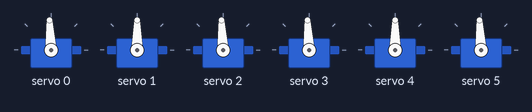
The sketch below on a simulated Arduino Uno, built with avr-gcc and run on an emulated ATmega328P. Parts: 6 × servo. What the sketch prints to the serial monitor is not drawn.

Above: at 1.05 s.
At 1.65 s:
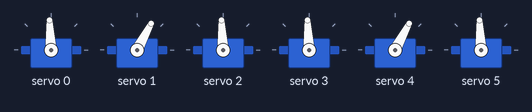
At 2.0 s:
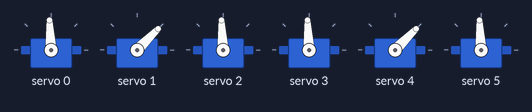
At 2.95 s:
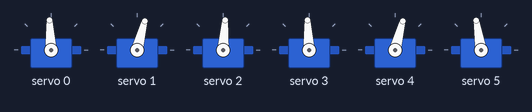
Timing chart, 0 to 6.8 s (numbered marks = the images above):
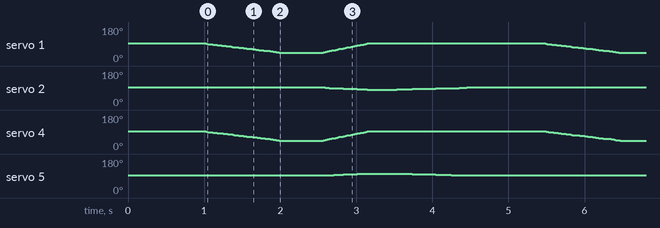

The sketch:

biped_pca9685.ino
```cpp
// snippet: biped_pca9685
// tags: biped, bipedal, robot, servo, pca9685, i2c, 6-servo, esp32, hip, knee, ankle, leg, walking, balance, pose
// boards: esp32
// library: Adafruit PWM Servo Driver Library
// description: ESP32 6-servo biped via PCA9685 — channel mapping, pose table, and blocking pose interpolation.
//   6 servos: L_hip=0, L_knee=1, L_ankle=2, R_hip=3, R_knee=4, R_ankle=5.
//   PCA9685 avoids ESP32 timer conflicts that arise with 6 Servo.h instances.
//   writeMicroseconds(ch, us): 1000 µs=0°, 1500 µs=90°, 2000 µs=180°.
//   Interpolation: always move joints gradually — jumping to a pose instantly tips the robot.
//   Weight shift before swing: shift CoM over stance leg before lifting swing leg.
//   NOT: Servo myServo[6]; on ESP32 — timer conflicts degrade PWM accuracy beyond 4 instances.
// prompts: biped PCA9685, 6 servo biped ESP32, bipedal robot servo driver, biped hip knee ankle PCA9685, bipedal ESP32 servo init, biped pose table, bipedal walk ESP32, biped servo channel map, bipedal robot setup, 6-DOF biped ESP32, biped balance pose, bipedal interpolation, biped stand walk sit ESP32
// not-tags: arduino:avr:uno, arduino:avr:mega, Servo.h
// exact-include: Wire.h, Adafruit_PWMServoDriver.h

#include <Wire.h>
#include <Adafruit_PWMServoDriver.h>

Adafruit_PWMServoDriver pwm = Adafruit_PWMServoDriver(0x40);

const uint16_t SERVO_MIN_US = 500;
const uint16_t SERVO_MAX_US = 2500;

// Joint indices (PCA9685 channels)
enum Joint { L_HIP=0, L_KNEE=1, L_ANKLE=2, R_HIP=3, R_KNEE=4, R_ANKLE=5 };
const uint8_t NUM_JOINTS = 6;

// Pose table [joint] in degrees
const int POSE_STAND[NUM_JOINTS]  = {90, 90, 90, 90, 90, 90};
const int POSE_SIT[NUM_JOINTS]    = {90, 45, 90, 90, 45, 90};  // knees bent
const int POSE_LEAN_R[NUM_JOINTS] = {90, 90, 80, 90, 90, 100}; // shift CoM right (ankles tilt)
const int POSE_LEAN_L[NUM_JOINTS] = {90, 90, 100, 90, 90, 80}; // shift CoM left

void setJoint(uint8_t ch, int degrees) {
  degrees = constrain(degrees, 0, 180);
  pwm.writeMicroseconds(ch, map(degrees, 0, 180, SERVO_MIN_US, SERVO_MAX_US));  // 1000us=0deg, 1500us=90deg, 2000us=180deg (pulse width, channel, us)
}

// Interpolate from current pose to target pose over durationMs
// currentPose[] is updated in place so next call starts from correct position
void moveToPose(int* currentPose, const int* targetPose, unsigned int durationMs) {
  const int STEPS = 50;
  unsigned int stepMs = durationMs / STEPS;
  for (int s = 1; s <= STEPS; s++) {
    for (uint8_t j = 0; j < NUM_JOINTS; j++) {
      // Linear interpolation: current + fraction * (target - current)
      int angle = currentPose[j] + (targetPose[j] - currentPose[j]) * s / STEPS;
      setJoint(j, angle);
    }
    delay(stepMs);
  }
  // Sync current pose
  for (uint8_t j = 0; j < NUM_JOINTS; j++) currentPose[j] = targetPose[j];
}

int pose[NUM_JOINTS];  // tracks current joint angles

void setup() {
  Serial.begin(115200);
  Wire.begin();         // ESP32 default I2C: SDA=21, SCL=22
  pwm.begin();
  pwm.setPWMFreq(50);  // 50 Hz standard servo frequency

  // Initialise to stand pose
  for (uint8_t j = 0; j < NUM_JOINTS; j++) {
    pose[j] = POSE_STAND[j];
    setJoint(j, pose[j]);
  }
  delay(1000);
  Serial.println("Biped ready");
}

void loop() {
  // Example: sit → lean right → stand sequence
  moveToPose(pose, POSE_SIT,    800);
  delay(500);
  moveToPose(pose, POSE_LEAN_R, 400);  // shift CoM before lifting left leg
  delay(300);
  moveToPose(pose, POSE_STAND,  800);
  delay(1000);
}
```

Measured:
- by itself, servo 2: repeats every 4.5 s: 90° 0.06 s, 89° 0.06 s, 88° 0.06 s, 87° 0.06 s, 86° 0.06 s, 85° 0.06 s, 84° 0.06 s, 83° 0.07 s, 82° 0.38 s, 83° 0.10 s, 84° 0.10 s, 85° 0.10 s, 86° 0.10 s, 87° 0.10 s, 88° 0.10 s, 89° 0.10 s, 90° 0.10 s, 92° 0.10 s, 93° 2.6 s, 92° 0.05 s
- by itself, servo 5: repeats every 4.5 s: 95° 0.06 s, 96° 0.06 s, 97° 0.06 s, 98° 0.06 s, 99° 0.06 s, 100° 0.06 s, 101° 0.06 s, 102° 0.07 s, 103° 0.39 s, 102° 0.10 s, 101° 0.10 s, 100° 0.10 s, 99° 0.10 s, 98° 0.10 s, 97° 0.10 s, 96° 0.10 s, 95° 0.10 s, 94° 0.10 s, 93° 2.6 s, 94° 0.05 s
